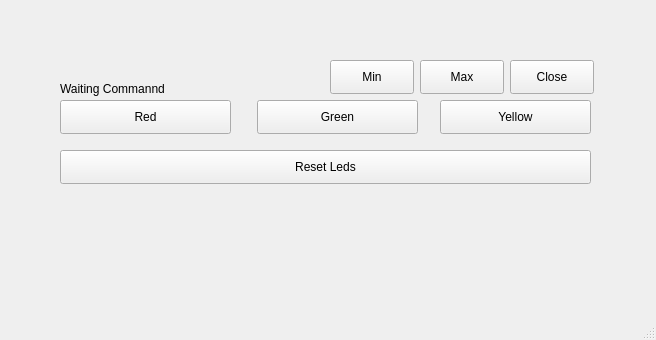
<?xml version="1.0" encoding="UTF-8"?>
<ui version="4.0">
 <class>MainWindow</class>
 <widget class="QMainWindow" name="MainWindow">
  <property name="geometry">
   <rect>
    <x>0</x>
    <y>0</y>
    <width>656</width>
    <height>340</height>
   </rect>
  </property>
  <property name="windowTitle">
   <string>MainWindow</string>
  </property>
  <widget class="QWidget" name="centralwidget">
   <property name="autoFillBackground">
    <bool>false</bool>
   </property>
   <widget class="QPushButton" name="Red">
    <property name="geometry">
     <rect>
      <x>60</x>
      <y>100</y>
      <width>171</width>
      <height>34</height>
     </rect>
    </property>
    <property name="text">
     <string>Red</string>
    </property>
   </widget>
   <widget class="QLabel" name="label">
    <property name="geometry">
     <rect>
      <x>60</x>
      <y>80</y>
      <width>261</width>
      <height>18</height>
     </rect>
    </property>
    <property name="text">
     <string>Waiting Commannd</string>
    </property>
   </widget>
   <widget class="QPushButton" name="closeButton">
    <property name="geometry">
     <rect>
      <x>510</x>
      <y>60</y>
      <width>84</width>
      <height>34</height>
     </rect>
    </property>
    <property name="text">
     <string>Close</string>
    </property>
   </widget>
   <widget class="QPushButton" name="maxButton">
    <property name="geometry">
     <rect>
      <x>420</x>
      <y>60</y>
      <width>84</width>
      <height>34</height>
     </rect>
    </property>
    <property name="text">
     <string>Max</string>
    </property>
   </widget>
   <widget class="QPushButton" name="minButton">
    <property name="geometry">
     <rect>
      <x>330</x>
      <y>60</y>
      <width>84</width>
      <height>34</height>
     </rect>
    </property>
    <property name="text">
     <string>Min</string>
    </property>
   </widget>
   <widget class="QPushButton" name="Yellow">
    <property name="geometry">
     <rect>
      <x>440</x>
      <y>100</y>
      <width>151</width>
      <height>34</height>
     </rect>
    </property>
    <property name="text">
     <string>Yellow</string>
    </property>
   </widget>
   <widget class="QPushButton" name="Green">
    <property name="geometry">
     <rect>
      <x>257</x>
      <y>100</y>
      <width>161</width>
      <height>34</height>
     </rect>
    </property>
    <property name="text">
     <string>Green</string>
    </property>
   </widget>
   <widget class="QPushButton" name="Reset">
    <property name="geometry">
     <rect>
      <x>60</x>
      <y>150</y>
      <width>531</width>
      <height>34</height>
     </rect>
    </property>
    <property name="text">
     <string>Reset Leds</string>
    </property>
   </widget>
  </widget>
  <widget class="QMenuBar" name="menubar">
   <property name="geometry">
    <rect>
     <x>0</x>
     <y>0</y>
     <width>656</width>
     <height>30</height>
    </rect>
   </property>
  </widget>
  <widget class="QStatusBar" name="statusbar"/>
 </widget>
 <resources/>
 <connections>
  <connection>
   <sender>closeButton</sender>
   <signal>clicked()</signal>
   <receiver>MainWindow</receiver>
   <slot>close()</slot>
   <hints>
    <hint type="sourcelabel">
     <x>566</x>
     <y>71</y>
    </hint>
    <hint type="destinationlabel">
     <x>569</x>
     <y>94</y>
    </hint>
   </hints>
  </connection>
  <connection>
   <sender>maxButton</sender>
   <signal>clicked()</signal>
   <receiver>MainWindow</receiver>
   <slot>showMaximized()</slot>
   <hints>
    <hint type="sourcelabel">
     <x>464</x>
     <y>72</y>
    </hint>
    <hint type="destinationlabel">
     <x>464</x>
     <y>97</y>
    </hint>
   </hints>
  </connection>
  <connection>
   <sender>minButton</sender>
   <signal>clicked()</signal>
   <receiver>MainWindow</receiver>
   <slot>showMinimized()</slot>
   <hints>
    <hint type="sourcelabel">
     <x>368</x>
     <y>73</y>
    </hint>
    <hint type="destinationlabel">
     <x>376</x>
     <y>96</y>
    </hint>
   </hints>
  </connection>
 </connections>
</ui>
